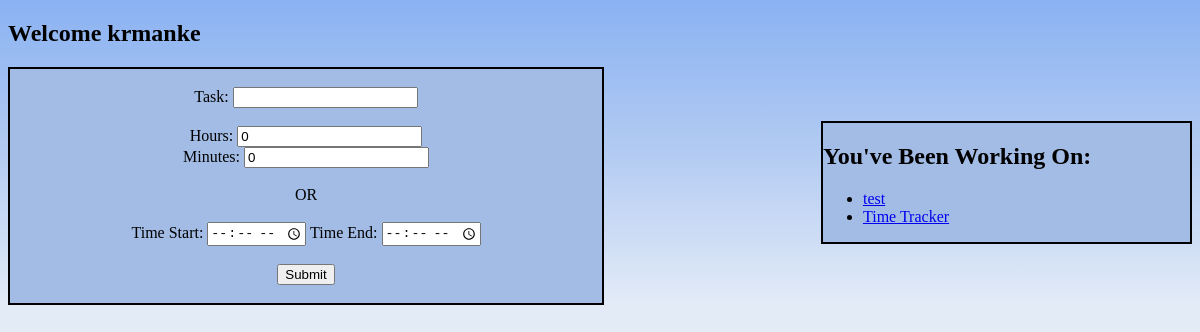
The page /tracker/krmanke/ on the database as committed earlier.
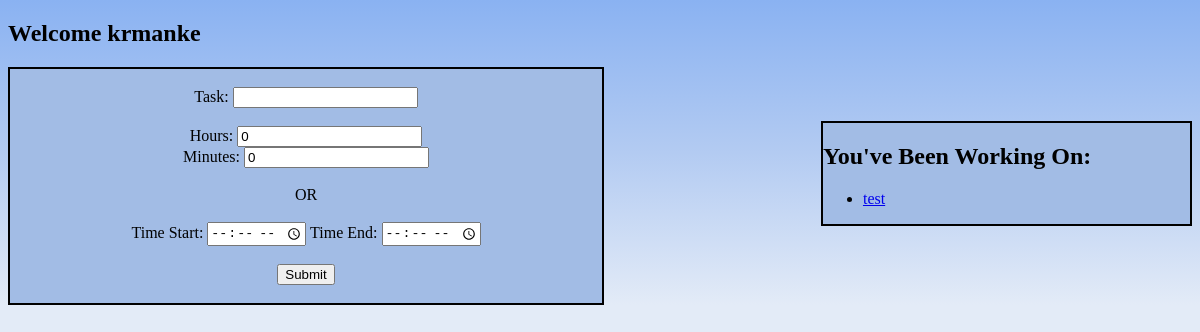
The same page on the database as committed later.
### tracker/models.py (models this page shows, shortened)
class Task(models.Model):
    performed_by = models.ForeignKey('login.User', on_delete=models.CASCADE)
    task_text = models.CharField(max_length=200)

### tracker/views.py (the view)
# urls.py: path('', views.index, name='login'),
def index(request, in_username):
    user_obj = User.objects.get(username_text=in_username)
    return render(request, 'tracker/index.html', {'user': in_username, 'user_obj': user_obj})

### tracker/templates/tracker/index.html (shortened to what this page needs)
<!DOCTYPE html>
<html lang="en">
<head>
</head>
<body>
    <h2>Welcome {{ user }}</h2>
    <form action="{% url 'tracker:results' user %}" method="post" id="time_form">
        <br>
        Task: <input type="text" name="task" required><br><br>
        Hours: <input type="number" name="hours" value="0"><br>
        Minutes: <input type="number" name="minutes" value="0"><br><br>
            OR
        <br>
        <br>
        Time Start: <input type="time" name="start">    Time End: <input type="time" name="end"><br>
        <br>
        <button type="submit">Submit</button>
        <br>
        <br>
    </form><br>
    <br>
    <br>
    <div id="tasks">
        <h2>You've Been Working On:</h2>
        <ul>
            {% for entry in user_obj.task_set.all %}
                <li><a href="{% url 'tracker:tasks' user entry.task_text %}">{{ entry.task_text }}</a></li>
            {% endfor %}
        </ul>
    </div>
</body>
</html>

Rows that differ between the two databases and show on the page:
removed Task: task_text "Time Tracker"
